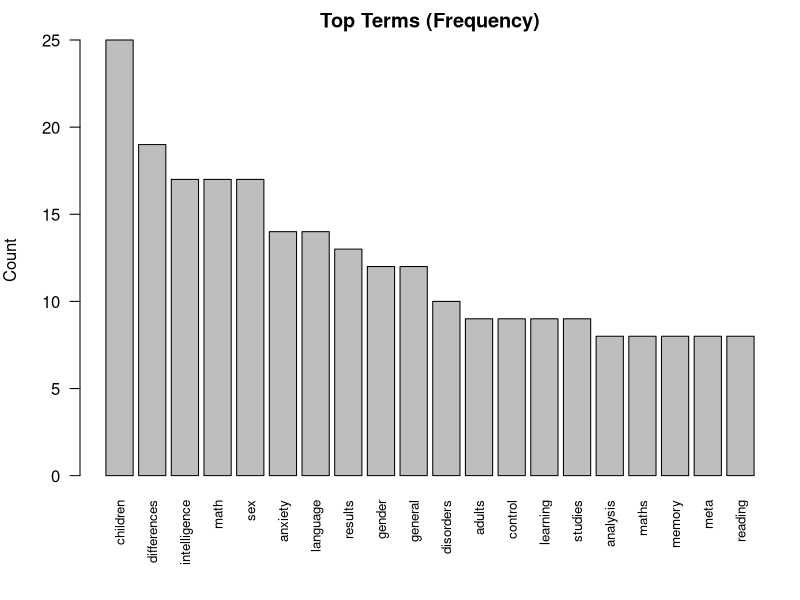
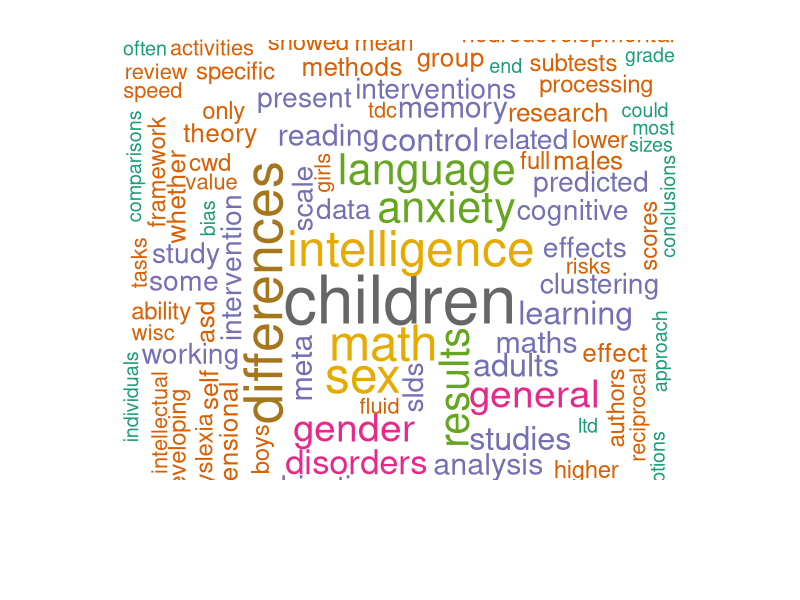
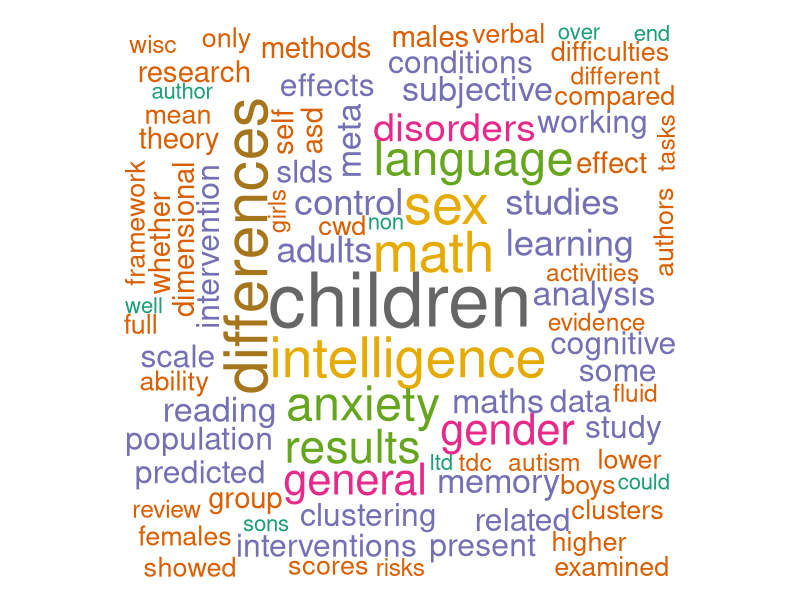
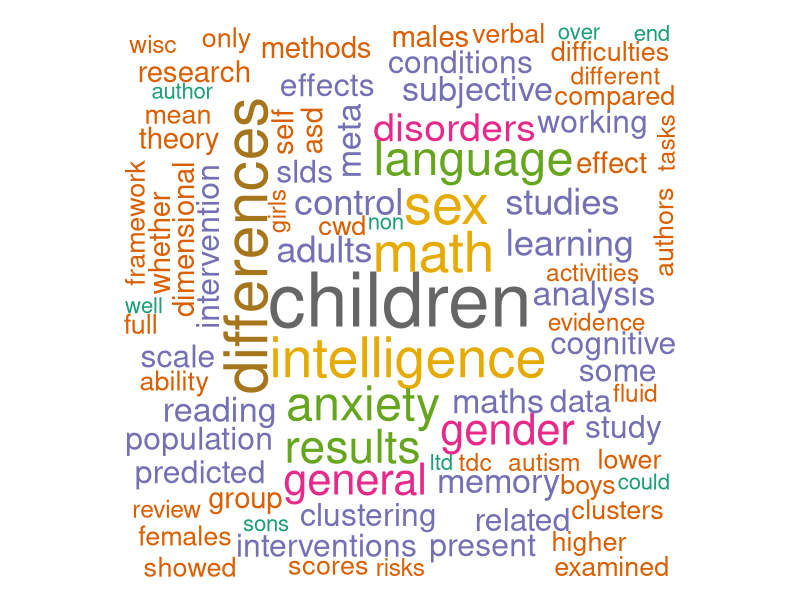

Write the R code that produced these figures, in order.
## ---- chunk 1
# recommended if not already done
# install.packages("wordcloud")     # for the word cloud
# install.packages("RColorBrewer")  # just for nice color palettes

# load required packages
library(wordcloud)
library(RColorBrewer)
## ---- chunk 2
df = read.csv("wordcloud/scopustoff.csv", stringsAsFactors = FALSE)
nrow(df)        # how many records
ncol(df)        # how many columns
names(df)       # column names
head(df$Title)     # preview first few titles
## ---- chunk 3
# better replace possible missing values with empty strings
df$Title[is.na(df$Title)]       = ""
df$Abstract[is.na(df$Abstract)] = ""

# combine Title + Abstract into a single field
df$text_full = paste(df$Title, df$Abstract, sep = " ")

# collapse all documents into one corpus string
corpus = paste(df$text_full, collapse = " ")
nchar(corpus)  # total number of characters
## ---- chunk 4
# to lowercase
corpus = tolower(corpus)

# remove punctuation and digits
corpus = gsub("[[:punct:]]", " ", corpus)
corpus = gsub("[[:digit:]]", " ", corpus)

# normalize whitespace
corpus = gsub("\\s+", " ", corpus)
corpus = trimws(corpus)

# optional: simple accent folding (basic replacement)
corpus = chartr("àèéìòóù", "aeeioou", corpus)
## ---- chunk 5
# split into tokens (vector of words)
tokens_list = strsplit(corpus, " ", fixed = TRUE)
tokens = unlist(tokens_list)

# define a basic English stopword list (extend as needed)
stop_basic = c(
  "the","and","to","of","a","in","that","is","on","for","with","as","it","was",
  "at","by","an","are","be","this","or","from","which","not","also","has","have",
  "had","were","their","will","can","if","would","we","our","you","your","they",
  "them","but","about","more","than","between","into","using","use","used","may",
  "based","these","those","there","such","however","while","within","both","each"
)

# remove stopwords
tokens = tokens[ !(tokens %in% stop_basic) ]

# remove very short tokens (<= 2 characters)
tokens = tokens[ nchar(tokens) > 2 ]

length(tokens)  # how many tokens (words) remain
## ---- chunk 6
freq = table(tokens)
freq = sort(freq, decreasing = TRUE)

# inspect the top 20 terms
head(freq, 20)
## ---- chunk 7
top_n = 20
top_terms = head(freq, top_n)

par(mar = c(6, 4, 2, 1))
barplot(
  height = as.numeric(top_terms),
  names.arg = names(top_terms),
  las = 2, cex.names = 0.8,
  main = "Top Terms (Frequency)",
  ylab = "Count"
)
## ---- chunk 8
set.seed(123)

# extract words and frequencies
words = names(freq)
counts = as.numeric(freq)

# choose a color palette
pal = brewer.pal(8, "Dark2")

# draw the word cloud
wordcloud(
  words, counts,
  scale = c(4, 0.8),          # largest to smallest font sizes
  max.words = 200,            # limit the total number of words
  random.order = FALSE,       # place most frequent words at the center
  rot.per = 0.15,             # proportion of words with vertical orientation
  colors = pal,
  use.r.layout = FALSE
)
## ---- chunk 9
# save to PNG
png("wordcloud/wordcloud_output.png", width = 1600, height = 900, res = 200)
set.seed(123)
wordcloud(
  words, counts,
  scale = c(4.5, 0.9),
  max.words = 250,
  random.order = FALSE,
  rot.per = 0.12,
  colors = pal
)
dev.off()
## ---- chunk 10
# alternatively save to PDF (vector format, useful for print)
pdf("wordcloud/wordcloud_output.pdf", width = 11, height = 7)
set.seed(123)
wordcloud(
  words, counts,
  scale = c(4.5, 0.9),
  max.words = 250,
  random.order = FALSE,
  rot.per = 0.12,
  colors = pal
)
dev.off()
